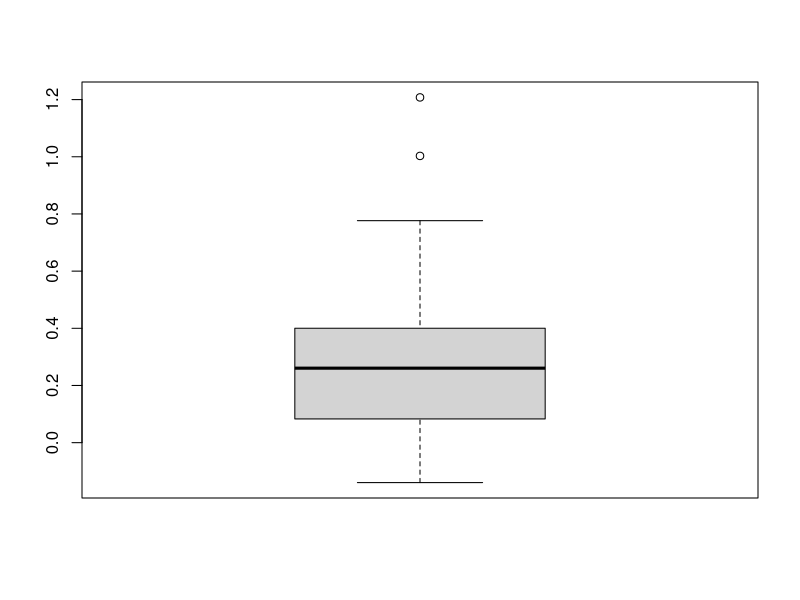
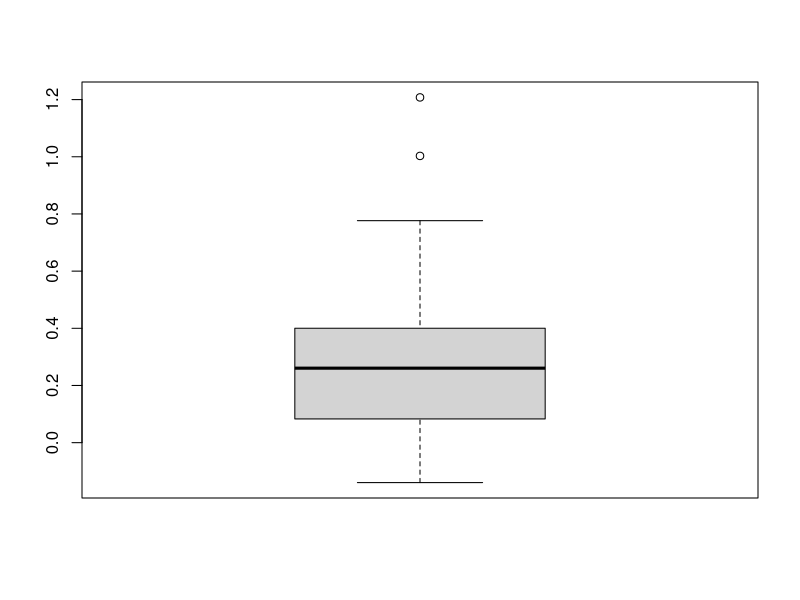
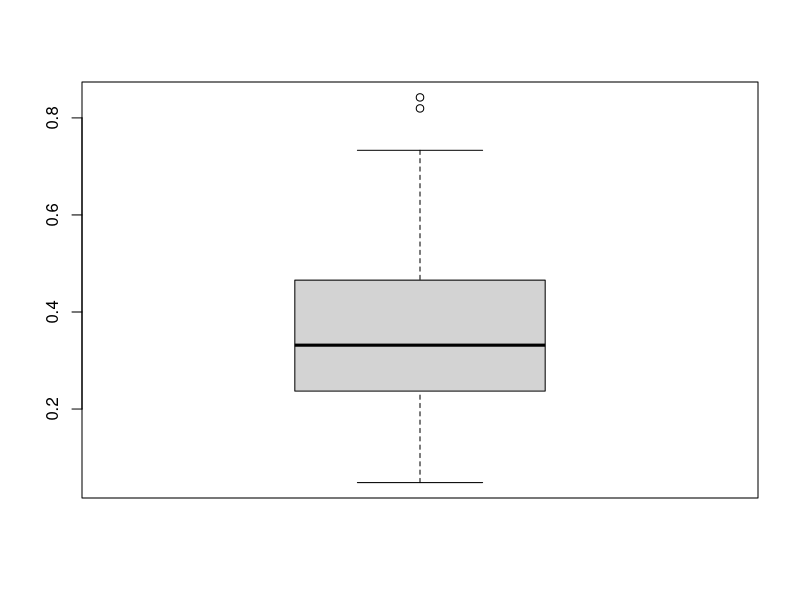
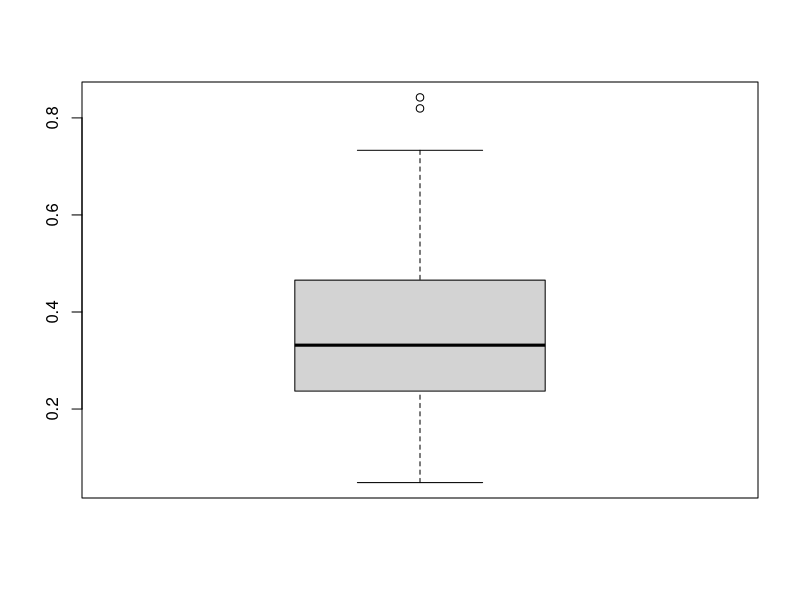
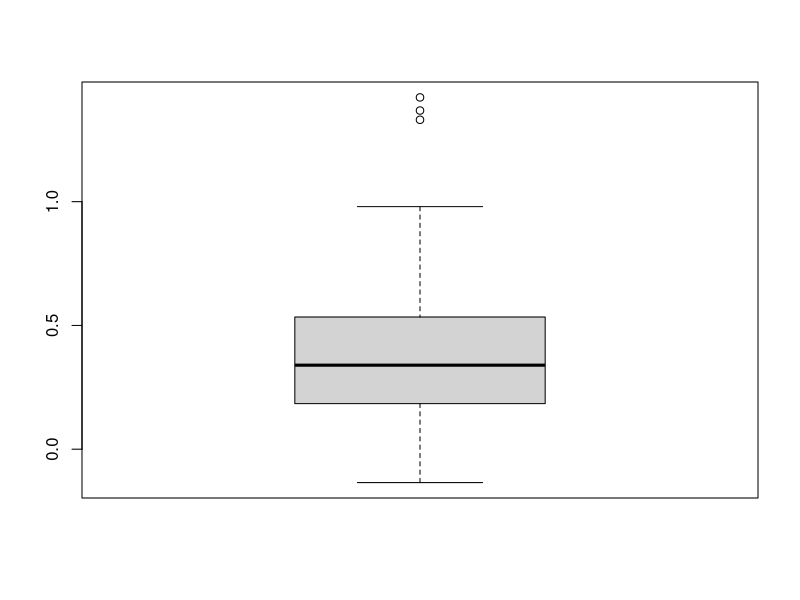
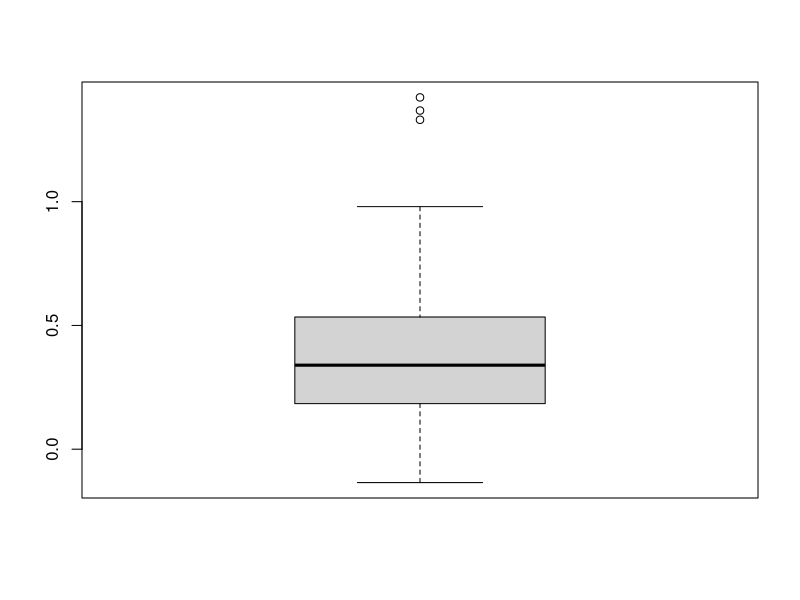
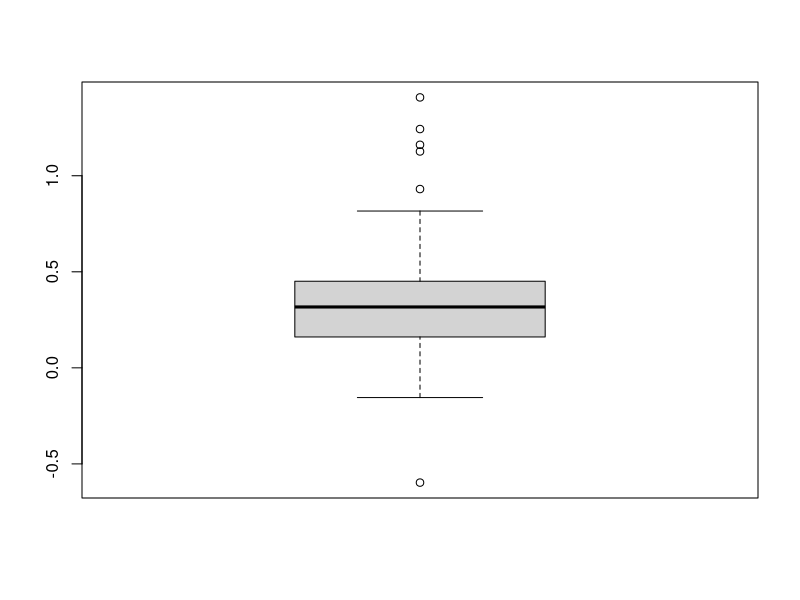
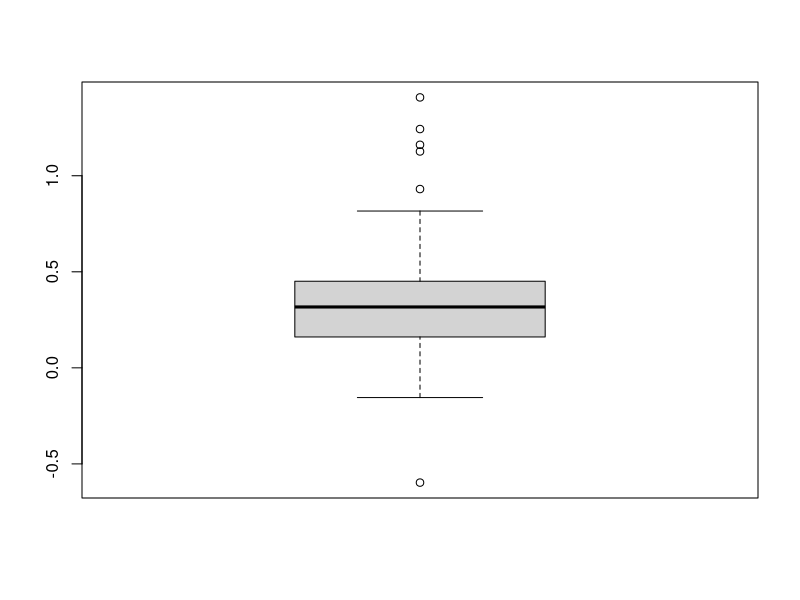

These charts were generated, in order, by the following R code: (Note: this script raises an error after producing the figures.)
library(tidyverse)
library(magrittr)

setwd(dirname(rstudioapi::getActiveDocumentContext()$path))

is_outlier <- function(x) {
  lower <- boxplot(log(x))$stats[1]
  upper <- boxplot(log(x))$stats[5]
  return(!between(log(x), lower, upper))
}

#---------------------------------------------------------------#
# YES NO TASK
#---------------------------------------------------------------#
df_chen <- read_csv("chen-2019-4a.csv") %>% 
  filter(stim == "pict")

df_chen$sub[df_chen$sub == 29][1:112] <- 1234
df_chen$sub[df_chen$sub == 34][1:112] <- 4321

sum <- df_chen %>% group_by(sub) %>% summarise(N = n())

df_chen %<>% 
  rename(id = sub,
         new_item = item,
         new_resp = response,
         rt = RT) %>% 
  select(id, new_item, new_resp, correct, rt) %>% 
  mutate(new_item = ifelse(new_item == "new", 1, 0),
         new_resp = ifelse(new_resp == "new", 1, 0)) %>% 
  group_by(id) %>%
  mutate(trial_filter = is_outlier(rt)) %>% 
  ungroup() %>% 
  mutate(rt = ifelse(trial_filter, NA, rt)) %>%
  select(-trial_filter) %>% 
  filter(!(id %in% c(51, 52, 101))) %>% 
  mutate(id = dense_rank(id)) %>% 
  group_by(id) %>% 
  mutate(trial = 1:112) %>% 
  arrange(id) %>% 
  write_csv("../application/yes_no_task/data/yes_no_data_picture.csv")

#---------------------------------------------------------------#
# YES NO TASK
#---------------------------------------------------------------#
df_chen <- read_csv("chen-2019-4a.csv") %>% 
  filter(stim == "word")

df_chen$sub[df_chen$sub == 29][1:112] <- 1234
df_chen$sub[df_chen$sub == 34][1:112] <- 4321

sum <- df_chen %>% group_by(sub) %>% summarise(N = n())

df_chen %<>% 
  rename(id = sub,
         new_item = item,
         new_resp = response,
         rt = RT) %>% 
  select(id, new_item, new_resp, correct, rt) %>% 
  mutate(new_item = ifelse(new_item == "new", 1, 0),
         new_resp = ifelse(new_resp == "new", 1, 0)) %>% 
  group_by(id) %>%
  mutate(trial_filter = is_outlier(rt)) %>% 
  ungroup() %>% 
  mutate(rt = ifelse(trial_filter, NA, rt)) %>%
  select(-trial_filter) %>% 
  filter(!(id %in% c(51, 52, 101))) %>% 
  mutate(id = dense_rank(id)) %>% 
  group_by(id) %>% 
  mutate(trial = 1:112) %>% 
  arrange(id) %>% 
  write_csv("../application/yes_no_task/data/yes_no_data_words.csv")

sumsum <- df_chen %>% 
  group_by(id) %>% 
  summarise(mean_rt = mean(rt, na.rm = T))

#---------------------------------------------------------------#
# 2AFC
#---------------------------------------------------------------#
df_schnuerch <- read_csv("schnuerch-BA_oi_data.csv") %>% 
  filter(condition == "hehe",
         type == "hetero") %>% 
  select(code, oldPic, answer, correct, time) %>% 
  rename(id = code,
         correct_resp = oldPic,
         resp = answer,
         rt = time) %>% 
  mutate(rt = rt / 1000,
         id = dense_rank(id)) %>% 
  group_by(id) %>%
  mutate(trial_filter = is_outlier(rt)) %>%
  ungroup() %>%
  mutate(rt = ifelse(trial_filter, NA, rt)) %>%
  select(-trial_filter) %>%
  write_csv("../application/2afc_task/data/2afc_data.csv")

summary <- df_schnuerch %>% 
  group_by(id) %>% 
  summarise(n = n(),
            rt_mean = mean(rt, na.rm = T))
